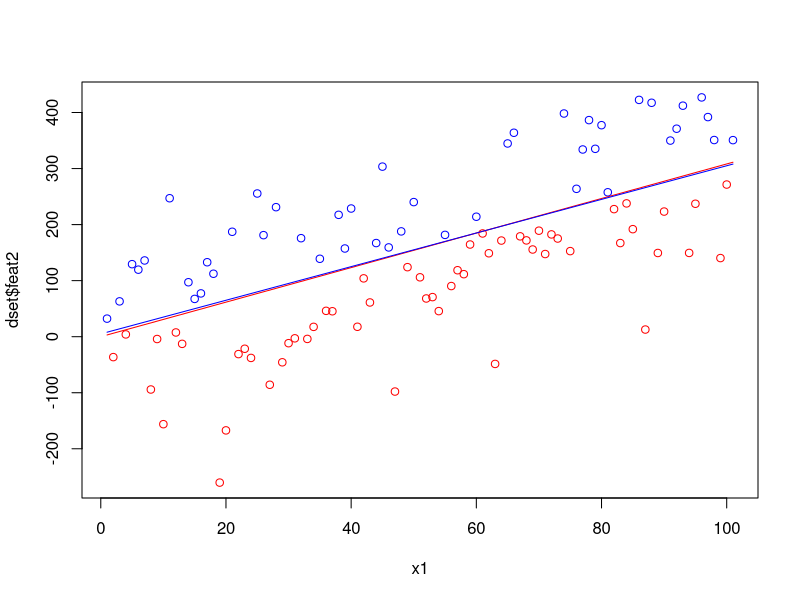

Recreate this plot in R.
#!/usr/bin/env/Rscript
dataset <- function(n){
	x1 <- seq(1,n+1); 
	line <- 3*x1+5; 
	rand <- rnorm(n+1,mean=0,sd=100);
	x2 <- line + rand;
	i <- (1:length(x2));
	plus <- i[x2[i] >= line[i]]; 
	minus <- i[x2[i] < line[i]];
	y = seq(1,n+1);
	colour = seq(1,n+1);
	y[plus] = 1;
	y[minus] = -1; 
	colour[plus] = 'blue';
	colour[minus] = 'red';
	return (list(feat1=x1,feat2=x2,class=y,orig=line,col=colour));
}

initialise <- function(dset){
	datapoints = length(dset$feat1);
	x0 = matrix(rep(1,datapoints),nrow=1,ncol=datapoints);
	x1 = matrix(dset$feat1,nrow=1,ncol=datapoints);
	x2 = matrix(dset$feat2,nrow=1,ncol=datapoints);
	y = matrix(dset$class,nrow=1,ncol=datapoints);
	x = rbind(x0,x1,x2);
	w = matrix(rep(1,3),nrow=1,ncol=3); 
	return (list(feat=x,class=y,weights=w));
}

learn <- function(ip,limit){
	x = ip$feat;
	w = ip$weights;
	y = ip$class; 
	num_errors <- 0;
	iter <- 0;
	repeat{
		iter = iter + 1;
		h = sign(w %*% x); 
		points = (1:length(y));
		points_in_error <- points[h[points] != y[points]];
		num_errors <- length(points_in_error);
		if (num_errors == 0 || iter == limit){
			break;
		}
		else{
			point = points_in_error[1];
			w <- w + (y[point] * t(x[,point]));
		}
	}
	return (w);
}

dset <- dataset(100);
p <- initialise(dset);
w <- learn(p,10000);

x1 <- dset$feat1; 
x2 <- -(w[2]/w[3])*x1 - (w[1]/w[2]); 
plot(x1,dset$feat2,col=dset$col);
lines(x1,x2,col='red');
lines(x1,dset$orig,col='blue');


